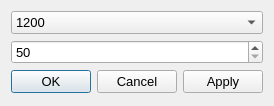
<?xml version="1.0" encoding="UTF-8"?>
<ui version="4.0">
 <class>DialogBaudrate</class>
 <widget class="QDialog" name="DialogBaudrate">
  <property name="geometry">
   <rect>
    <x>0</x>
    <y>0</y>
    <width>270</width>
    <height>106</height>
   </rect>
  </property>
  <property name="font">
   <font>
    <family>Ubuntu</family>
    <pointsize>10</pointsize>
   </font>
  </property>
  <property name="windowTitle">
   <string>Dialog</string>
  </property>
  <layout class="QGridLayout" name="gridLayout">
   <item row="0" column="0">
    <widget class="QComboBox" name="comboBox">
     <item>
      <property name="text">
       <string>1200</string>
      </property>
     </item>
     <item>
      <property name="text">
       <string>2400</string>
      </property>
     </item>
     <item>
      <property name="text">
       <string>4800</string>
      </property>
     </item>
     <item>
      <property name="text">
       <string>9600</string>
      </property>
     </item>
     <item>
      <property name="text">
       <string>19200</string>
      </property>
     </item>
     <item>
      <property name="text">
       <string>38400</string>
      </property>
     </item>
     <item>
      <property name="text">
       <string>57600</string>
      </property>
     </item>
     <item>
      <property name="text">
       <string>115200</string>
      </property>
     </item>
    </widget>
   </item>
   <item row="1" column="0">
    <widget class="QSpinBox" name="spinBox">
     <property name="minimum">
      <number>50</number>
     </property>
     <property name="maximum">
      <number>115200</number>
     </property>
     <property name="singleStep">
      <number>100</number>
     </property>
    </widget>
   </item>
   <item row="2" column="0">
    <widget class="QDialogButtonBox" name="buttonBox">
     <property name="orientation">
      <enum>Qt::Horizontal</enum>
     </property>
     <property name="standardButtons">
      <set>QDialogButtonBox::Apply|QDialogButtonBox::Cancel|QDialogButtonBox::Ok</set>
     </property>
    </widget>
   </item>
  </layout>
 </widget>
 <resources/>
 <connections>
  <connection>
   <sender>buttonBox</sender>
   <signal>accepted()</signal>
   <receiver>DialogBaudrate</receiver>
   <slot>accept()</slot>
   <hints>
    <hint type="sourcelabel">
     <x>248</x>
     <y>254</y>
    </hint>
    <hint type="destinationlabel">
     <x>157</x>
     <y>274</y>
    </hint>
   </hints>
  </connection>
  <connection>
   <sender>buttonBox</sender>
   <signal>rejected()</signal>
   <receiver>DialogBaudrate</receiver>
   <slot>reject()</slot>
   <hints>
    <hint type="sourcelabel">
     <x>316</x>
     <y>260</y>
    </hint>
    <hint type="destinationlabel">
     <x>286</x>
     <y>274</y>
    </hint>
   </hints>
  </connection>
 </connections>
</ui>
